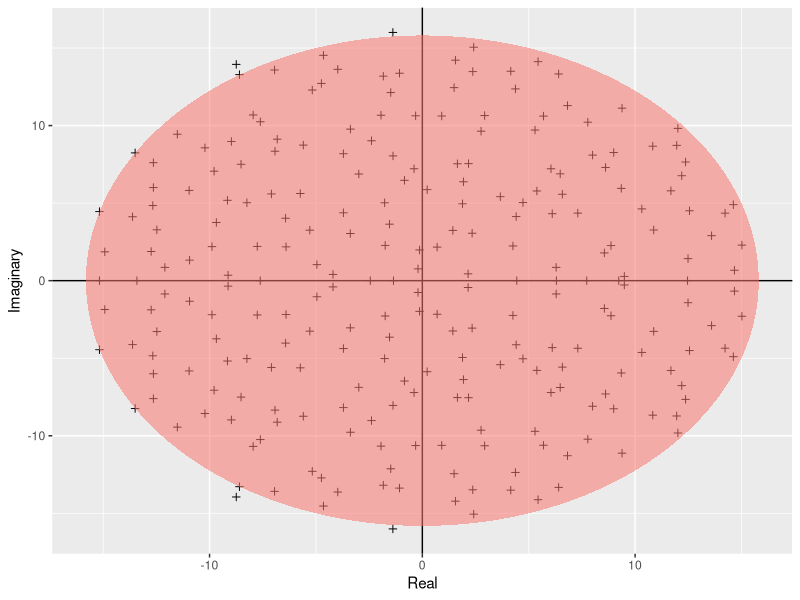

Generate this figure with R:
#!/usr/bin/env Rscript

# File: Girko.R
# Author: Georgina Chow georgina.chow20@imperial.ac.uk
# Date: Oct 2024
# Description: This script visualizes the eigenvalues of a random matrix using the 
#              Girko circular law. It generates a scatter plot of the eigenvalues 
#              overlaid with an ellipse representing the theoretical boundary.

# Usage:
# Run this script from an R session or command line.
# Example usage in R:
#   source("Girko.R")
#   # The script will generate a plot of eigenvalues with an overlayed ellipse and 
#   # save it to `../results/Girko.pdf`.

# Dependencies:
#   Requires `ggplot2` package for plotting.
#   Install if needed: install.packages("ggplot2")

# Load necessary library
library(ggplot2)

# Plotting two dataframes together 
build_ellipse <- function(hradius, vradius){  #function that returns an ellipse 
    npoints = 250
    a <- seq(0, 2*pi, length = npoints + 1)
    x <- hradius * cos(a)
    y <- vradius * sin(a)
    return(data.frame(x=x, y=y))
}

N <- 250 # assign size of the matrix 
M <- matrix(rnorm(N*N), N, N) # Build the matrix 
eigvals <- eigen(M)$values # find eigenvalues 
eigDF <- data.frame("Real" = Re(eigvals), "Imaginary" = Im(eigvals)) # Build a dataframe
my_radius <- sqrt(N) # the radius of th circle is sqrt(N)
ellDF <- build_ellipse(my_radius, my_radius) # dataframe to plot the ellipse 
names(ellDF) <- c("Real", "Imaginary") # rename the columns 

# Plot the eigenvalues 
p <- ggplot(eigDF, aes(x = Real, y = Imaginary))
p <- p +
  geom_point(shape = I(3)) +
  theme(legend.position = "none")

# now add the vertical and horizontal line
p <- p + geom_hline(aes(yintercept = 0))
p <- p + geom_vline(aes(xintercept = 0))

# finally, add the ellipse
p <- p + geom_polygon(data = ellDF, aes(x = Real, y = Imaginary, alpha = 1/20, fill = "red"))

pdf("../results/Girko.pdf")
print(p)
dev.off()